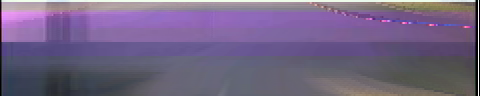
#> input picture 1/test_0.png, 480 x 96 px; its folder holds only this picture in this run
$ python rotate.py
#> lines starting #> are read from the running program, lines starting #| are printed output that depends on the picture
from PIL import Image
import os
import os.path

rootdir = r'C:\Users\A\Desktop\1'  # 指明被遍历的文件夹
for parent, dirnames, filenames in os.walk(rootdir):
    for filename in filenames:
        print('parent is :' + parent)
        print('filename is :' + filename)
        currentPath = os.path.join(parent, filename)
        print('the fulll name of the file is :' + currentPath)

        im = Image.open(currentPath)
#> im is the input picture: PIL image 480x96 RGB; mean R, G, B 114.2, 99.3, 132
        out = im.transpose(Image.FLIP_TOP_BOTTOM)
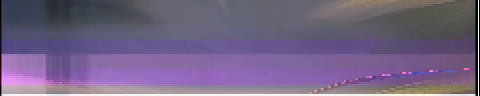
#> out: PIL image 480x96 RGB; mean R, G, B 114.2, 99.3, 132
        newname = r"C:\Users\A\Desktop\1" + '\\' + filename + "(1).jpg"
        out.save(newname)
# im = Image.open(r'C:\Users\Administrator\Desktop\新建文件夹 (2)\1.jpg')
# out = im.transpose(Image.FLIP_LEFT_RIGHT)
# out.save(r'C:\Users\Administrator\Desktop\新建文件夹 (2)\test2.jpg')

$ run again, on 1/test_105.png
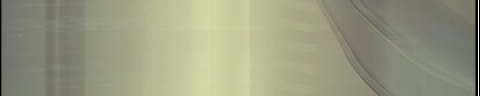
#> input picture 1/test_105.png, 480 x 96 px
#> im is the input picture: PIL image 480x96 RGB; mean R, G, B 153.3, 153.9, 129.1
#> `out = im.transpose(Image.FLIP_TOP_BOTTOM)`:
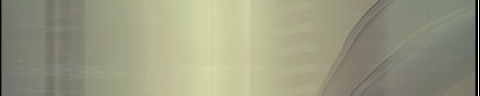
#> out: PIL image 480x96 RGB; mean R, G, B 153.3, 153.9, 129.1

$ run again, on 1/test_1.png
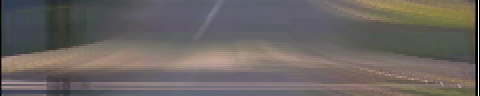
#> input picture 1/test_1.png, 480 x 96 px
#> im is the input picture: PIL image 480x96 RGB; mean R, G, B 106.6, 100.6, 97.8
#> `out = im.transpose(Image.FLIP_TOP_BOTTOM)`:
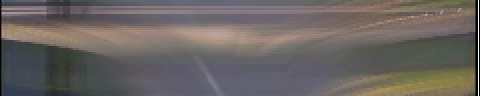
#> out: PIL image 480x96 RGB; mean R, G, B 106.6, 100.6, 97.8
